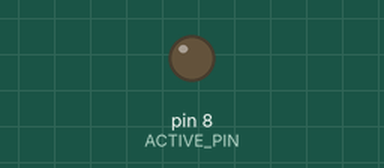
This program was run on a simulated Arduino Uno, built with avr-gcc and run on an emulated ATmega328P. Shown: output pins drawn as LEDs (lit = HIGH).

Above: at 10.9 s.
At 26.95 s:
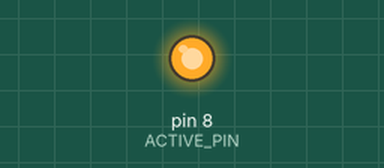
Timing chart, 0 to 27.8 s (numbered marks = the images above):
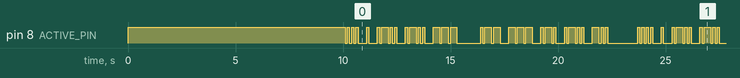

The program:

main.cpp
```cpp
#include <Arduino.h>

// Add these 3 lines so the compiler knows these functions exist:
void processString(char* input);
void processLetter(char letter);
void pulse(int duration);

int dit = 100;
int dah = 300;

int ACTIVE_PIN = 8;

int A[] = {dit,dah};
int B[] = {dah,dit,dit,dit};
int C[] = {dah,dit,dah,dit};
int D[] = {dah,dit,dit};
int E[] = {dit};
int F[] = {dit,dit,dah,dit};
int G[] = {dah,dah,dit};
int H[] = {dit,dit,dit,dit};
int I[] = {dit,dit};
int J[] = {dit,dah,dah,dah};
int K[] = {dah,dit,dah};
int L[] = {dit,dah,dit,dit};
int M[] = {dah,dah};
int N[] = {dah,dit};
int O[] = {dah,dah,dah};
int P[] = {dit,dah,dah,dit};
int Q[] = {dah,dah,dit,dah};
int R[] = {dit,dah,dit};
int S[] = {dit,dit,dit};
int T[] = {dah};
int U[] = {dit,dit,dah};
int V[] = {dit,dit,dit,dah};
int W[] = {dit,dah,dah};
int X[] = {dah,dit,dit,dah};
int Y[] = {dah,dit,dah,dah};
int Z[] = {dah,dah,dit,dit};

int* alphabet[] = {A,B,C,D,E,F,G,H,I,J,K,L,M,N,O,P,Q,R,S,T,U,V,W,X,Y,Z};
int sizes[] = {2,4,4,3,1,4,3,4,2,4,3,4,2,2,3,4,4,3,3,1,3,4,3,4,4,4};


void processString(char* input) {

  for (int i = 0; input[i] != '\0'; i++) {
    processLetter(input[i]);
  }
}


void processLetter(char letter) {

  int letterIndex = 0;

  switch (letter) {
    case 'A':
      letterIndex = 0;
      break;
    case 'B':
      letterIndex = 1;
      break;
    case 'C':
      letterIndex = 2;
      break;
    case 'D':
      letterIndex = 3;
      break;
    case 'E':
      letterIndex = 4;
      break;
    case 'F':
      letterIndex = 5;
      break;
    case 'G':
      letterIndex = 6;
      break;
    case 'H':
      letterIndex = 7;
      break;
    case 'I':
      letterIndex = 8;
      break;
    case 'J':
      letterIndex = 9;
      break;
    case 'K':
      letterIndex = 10;
      break;
    case 'L':
      letterIndex = 11;
      break;
    case 'M':
      letterIndex = 12;
      break;
    case 'N':
      letterIndex = 13;
      break;
    case 'O':
      letterIndex = 14;
      break;
    case 'P':
      letterIndex = 15;
      break;
    case 'Q':
      letterIndex = 16;
      break;
    case 'R':
      letterIndex = 17;
      break;
    case 'S':
      letterIndex = 18;
      break;
    case 'T':
      letterIndex = 19;
      break;
    case 'U':
      letterIndex = 20;
      break;
    case 'V':
      letterIndex = 21;
      break;
    case 'W':
      letterIndex = 22;
      break;
    case 'X':
      letterIndex = 23;
      break;
    case 'Y':
      letterIndex = 24;
      break;
    case 'Z':
      letterIndex = 25;
      break;
    case ' ':
      delay(dit * 7);
      return;
  }

  for(int i = 0; i < sizes[letterIndex]; i++) {
    pulse(alphabet[letterIndex][i]);
    delay(dit);
  }
  delay(dah);
}

void pulse(int duration) {
  digitalWrite(ACTIVE_PIN, HIGH);
  delay(duration);
  digitalWrite(ACTIVE_PIN, LOW);
}


void setup() {

  pinMode(ACTIVE_PIN, OUTPUT);

  digitalWrite(ACTIVE_PIN, 1);
  delay(10000);
  digitalWrite(ACTIVE_PIN, 0);

}

void loop() {

  char input[] = "HELLO WORLD";
  processString(input);
  delay(dit * 10);

}
```

Measured:
- by itself, pin 8 (ACTIVE_PIN): moves between LOW and HIGH, repeating every 13.7 s
- by itself, everything shown: repeats every 13.7 s, in 64 steps
